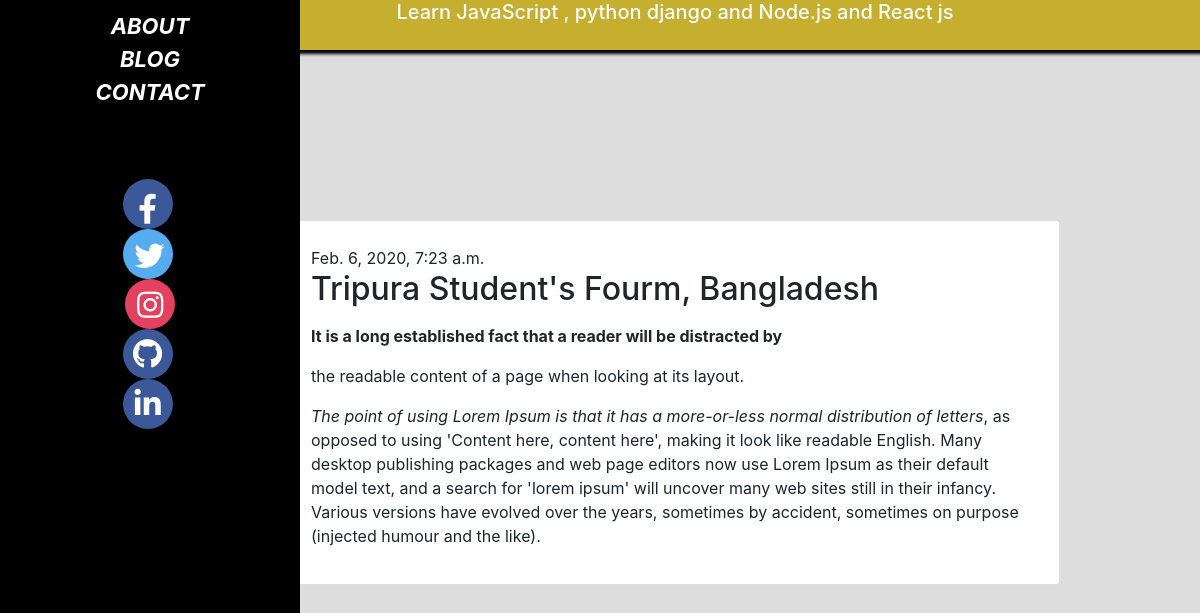
The app's page /post/1/ with its own data.
### mysite/models.py (models this page shows, shortened)
class Post(models.Model):
    author = models.ForeignKey('auth.User', on_delete=models.CASCADE)
    title = models.CharField(max_length=200)
    text = RichTextUploadingField()
    created_date = models.DateTimeField(default=timezone.now)
    publish_date = models.DateTimeField(blank=True, null=True)

### mysite/views.py (the view)
# urls.py: path('post/<int:pk>/', views.post_details, name='post_details'),
def post_details(request, pk):
    post = get_object_or_404(Post, pk=pk)
    stuff_for_frontend = { 'post':post }
    return render (request, 'blog/post_details.html', stuff_for_frontend)

### mysite/templates/blog/post_details.html (shortened to what this page needs)
{% extends 'blog/base.html'%}
{% block body %}
<div class="container">
  <div class="row justify-content-center">
    <div class="col-md-10">
    <div class="post_div">
  <div class="card">
<div class="card-body">
  <div class="post">
  {% if post.publish_date %}
         <div class="date">
              {{ post.publish_date }}
         </div>
   {% else %}
    <span class="publish_div">
       <a href="{% url 'post_publish' pk=post.pk %}" class="btn btn-primary">publish</a>
    </span>
  {% endif %}
  <h2>{{ post.title }}</h2>
   <p>{{ post.text | safe }}</p>
</div>
</div>
</div>
      </div>
    </div>
  </div>
</div>
{% endblock %}

### mysite/static/css/style.css (style rules this page uses)
* { margin: 0; padding: 0; }
.homebody { background: #ddd; min-height: 800px; }
.card { font-size: 16px; margin-bottom: 10px; }
.card-body { margin-top: 5px; }
.post_div { margin-bottom: 5px; margin-left: 150px; margin-top: 150px; }

### records on screen
Post: publish_date "Feb. 6, 2020, 7:23 a.m.", title "Tripura Student's Fourm, Bangladesh", text "It is a long established fact that a reader will be distracted by the readable content of a page when looking at its layout. The point of using Lorem Ipsum is that it has a more-or-less normal distribution of letters , as opposed to using 'Content here, content here', making it look like readable English. Many desktop publishing packages and web page editors now use Lorem Ipsum as their default model text, and a search for 'lorem ipsum' will uncover many web sites still in their infancy. Various versions have evolved over the years, sometimes by accident, sometimes on purpose (injected humour and the like)."
